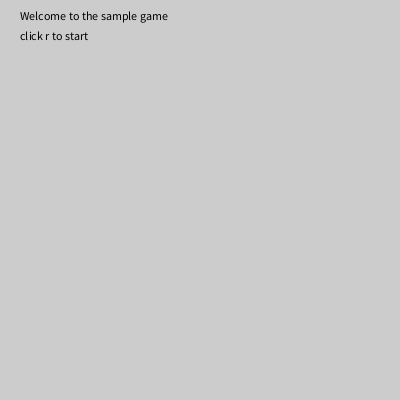
Frame 1 (no input)
Frame 60 (the mouse pressed at the canvas centre just before this capture): identical to frame 1, image omitted
Frame 120 (the mouse held since frame 60 and released just before this capture): identical to frame 1, image omitted

The Processing sketch that drew this single still picture (run headless with seeded random() and noise(); from frame 60 on, the mouse is pressed at the canvas centre):

// Processing sketch: processing_172491
// ── processing_172491.pde

float x1, y1, x2, y2;  // centers of three balls
float moveX1, moveX2, moveY1, moveY2;  // speeds of three balls
float theDist;  // distance between any two balls
float points;  // score for a game you invent
float ball1Width = 50;
float ball2Width = 80;
boolean running =false;
float startTime = 0;

void setup() {
  size(400, 400);
  //frameRate(10);
  // starting points for the balls
  x1 = 50;
  y1 = 50;
  x2 = 100;
  y2 = 100;
  // starting speeds for the balls
  moveX1 = -1;
  moveY1 = 2;
  moveX2 = -4;
  moveY2 = 3;
  points = 3;  // starting value for points in your game
  fill(0);
  text("Welcome to the sample game", 20, 20);
  text ("click r to start", 20, 40);
}

void draw() {
  if (running) {
    background(127);
    // draw the balls
    fill(0, 255, 255);
    ellipse(x1, y1, ball1Width, ball1Width);
    fill(255, 255, 0);
    ellipse(x2, y2, ball2Width, ball2Width);

    // move the balls according to their current speeds
    x1 = x1 + moveX1;
    y1 = y1 + moveY1;
    x2 = x2 + moveX2;
    y2 = y2 + moveY2;


    // if the mouse is pressed, check to see if it's inside a ball
    // if it is, drag that ball by setting its x and y to mouseX and mouseY
    // and keep it dragging as long as the mouse is pressed
    if (mousePressed) {
      if ( dist (x1, y1, mouseX, mouseY) < ball1Width/2) {
        x1 = mouseX;
        y1 = mouseY;
      } else if ( dist (x2, y2, mouseX, mouseY) < ball2Width/2) {
        x2 = mouseX;
        y2 = mouseY;
      }
    }
    // bounce each of the balls off all four walls
    if (x1 > width) {
      x1 = width;
      moveX1 = moveX1 * -1;
    } else if (x1 < 0) {
      x1 = 0;
      moveX1 = moveX1 * -1;
    } else if (y1 > height) {
      y1 = height;
      moveY1 = moveY1 * -1;
    } else if (y1 < 0) {
      y1 = 0;
      moveY1 = moveY1 * -1;
    } else if (x2 > width) {
      x2 = width;
      moveX2 = moveX2 * -1;
    } else if (x2 < 0) {
      x2 = 0;
      moveX2 = moveX2 * -1;
    } else if (y2 > height) {
      y2 = height;
      moveY2 = moveY2 * -1;
    } else if (y2 < 0) {
      y2 = 0;
      moveY2 = moveY2 * -1;
    }


    // this is not a "real" bounce, but it's ok for our first game
    // check collision of balls 1 and 2, bounce them if they collide
    theDist = dist(x1, y1, x2, y2);
    if (theDist < (ball1Width/2 + ball2Width/2) ) {
      x1 = x1 - moveX1;
      moveX1 = moveX1 * -1;
      x2 = x2 - moveX2;
      moveX2 = moveX2 * -1;
      y1 = y1 - moveY1;
      moveY1 = moveY1 * -1;
      y2 = y2 - moveY2;
      moveY2 = moveY2 * -1;
      points--;  // reduce the point count
    }


    fill(0);
    text(" current score is " + points, 20, 20);  // display the score

    if (points < 1) {
      running = false;  // stops program
      float theTime = millis();
      float yourTime = theTime - startTime;
      text("Your time was " + yourTime, 40, 40);
      text ("click r to restart", 60, 60);
      points = 3;
    }
  }
}

void keyPressed () {
  if (key == 's') {
    running = false;
  } else if (key == 'r') {
    running = true;
    startTime = millis();
    x1 = 50;
    y1 = 50;
    x2 = 100;
    y2 = 100;
  }
}
